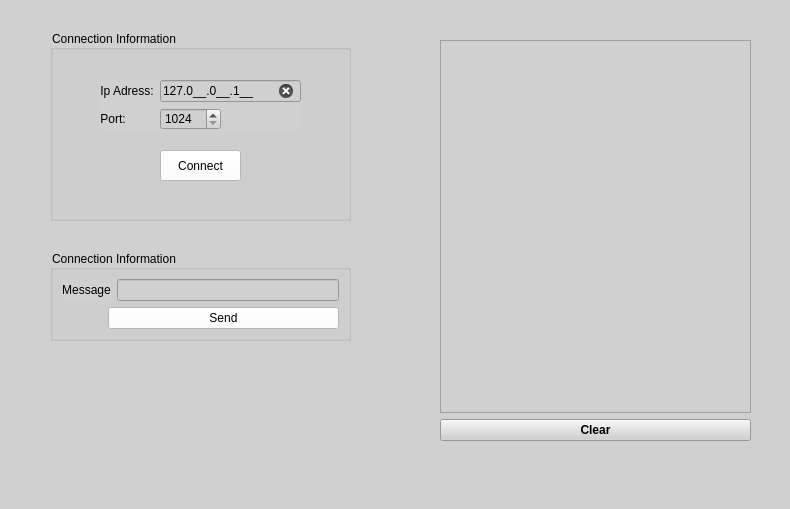
<?xml version="1.0" encoding="UTF-8"?>
<ui version="4.0">
 <class>ClientSideMainWindow</class>
 <widget class="QMainWindow" name="ClientSideMainWindow">
  <property name="geometry">
   <rect>
    <x>0</x>
    <y>0</y>
    <width>790</width>
    <height>509</height>
   </rect>
  </property>
  <property name="windowTitle">
   <string>Client</string>
  </property>
  <property name="windowIcon">
   <iconset resource="qrc.qrc">
    <normaloff>:/icons/client.jpg</normaloff>:/icons/client.jpg</iconset>
  </property>
  <property name="autoFillBackground">
   <bool>false</bool>
  </property>
  <property name="styleSheet">
   <string notr="true">background-color: rgb(208, 208, 208);</string>
  </property>
  <widget class="QWidget" name="centralwidget">
   <widget class="QGroupBox" name="groupBox">
    <property name="geometry">
     <rect>
      <x>50</x>
      <y>30</y>
      <width>301</width>
      <height>191</height>
     </rect>
    </property>
    <property name="title">
     <string>Connection Information</string>
    </property>
    <widget class="QWidget" name="formLayoutWidget">
     <property name="geometry">
      <rect>
       <x>50</x>
       <y>50</y>
       <width>201</width>
       <height>51</height>
      </rect>
     </property>
     <layout class="QFormLayout" name="formLayout">
      <item row="0" column="0">
       <widget class="QLabel" name="label">
        <property name="font">
         <font>
          <bold>false</bold>
          <underline>false</underline>
         </font>
        </property>
        <property name="styleSheet">
         <string notr="true">color: rgb(0, 0, 0);</string>
        </property>
        <property name="text">
         <string>Ip Adress:</string>
        </property>
        <property name="alignment">
         <set>Qt::AlignmentFlag::AlignCenter</set>
        </property>
       </widget>
      </item>
      <item row="0" column="1">
       <widget class="QLineEdit" name="InIpAdr">
        <property name="styleSheet">
         <string notr="true">#InIpAdr[state=&quot;0&quot;]{
	background-color: rgb(228, 110, 109);
}


#InIpAdr[state=&quot;1&quot;]{
	background-color:rgb(164, 198, 134);
}</string>
        </property>
        <property name="inputMask">
         <string>000.000.000.000;_</string>
        </property>
        <property name="text">
         <string>127.0.0.1</string>
        </property>
        <property name="clearButtonEnabled">
         <bool>true</bool>
        </property>
        <property name="state" stdset="0">
         <string/>
        </property>
       </widget>
      </item>
      <item row="1" column="0">
       <widget class="QLabel" name="label_2">
        <property name="font">
         <font>
          <bold>false</bold>
          <underline>false</underline>
         </font>
        </property>
        <property name="styleSheet">
         <string notr="true">color: rgb(0, 0, 0);</string>
        </property>
        <property name="text">
         <string>Port:</string>
        </property>
        <property name="alignment">
         <set>Qt::AlignmentFlag::AlignCenter</set>
        </property>
       </widget>
      </item>
      <item row="1" column="1">
       <layout class="QFormLayout" name="formLayout_2">
        <item row="0" column="0">
         <widget class="QSpinBox" name="SpinPort">
          <property name="styleSheet">
           <string notr="true">color: rgb(0, 0, 0);</string>
          </property>
          <property name="minimum">
           <number>1024</number>
          </property>
          <property name="maximum">
           <number>65535</number>
          </property>
         </widget>
        </item>
        <item row="0" column="1">
         <spacer name="horizontalSpacer">
          <property name="orientation">
           <enum>Qt::Orientation::Horizontal</enum>
          </property>
          <property name="sizeHint" stdset="0">
           <size>
            <width>40</width>
            <height>20</height>
           </size>
          </property>
         </spacer>
        </item>
       </layout>
      </item>
     </layout>
    </widget>
    <widget class="QPushButton" name="BtnConnect">
     <property name="geometry">
      <rect>
       <x>110</x>
       <y>120</y>
       <width>81</width>
       <height>31</height>
      </rect>
     </property>
     <property name="styleSheet">
      <string notr="true">color: rgb(0, 0, 0);
background-color: rgb(255, 255, 255);</string>
     </property>
     <property name="text">
      <string>Connect</string>
     </property>
    </widget>
   </widget>
   <widget class="QGroupBox" name="grpBoxsend">
    <property name="geometry">
     <rect>
      <x>50</x>
      <y>250</y>
      <width>301</width>
      <height>91</height>
     </rect>
    </property>
    <property name="title">
     <string>Connection Information</string>
    </property>
    <layout class="QFormLayout" name="formLayout_4">
     <item row="0" column="0" colspan="2">
      <layout class="QFormLayout" name="formLayout_3">
       <item row="0" column="0">
        <widget class="QLabel" name="label_3">
         <property name="font">
          <font>
           <bold>false</bold>
           <underline>false</underline>
          </font>
         </property>
         <property name="styleSheet">
          <string notr="true">color: rgb(0, 0, 0);</string>
         </property>
         <property name="text">
          <string>Message</string>
         </property>
         <property name="alignment">
          <set>Qt::AlignmentFlag::AlignCenter</set>
         </property>
        </widget>
       </item>
       <item row="0" column="1">
        <widget class="QLineEdit" name="msgInput">
         <property name="styleSheet">
          <string notr="true">#InIpAdr[state=&quot;0&quot;]{
	background-color: rgb(228, 110, 109);
}


#InIpAdr[state=&quot;1&quot;]{
	background-color:rgb(164, 198, 134);
}</string>
         </property>
         <property name="inputMask">
          <string/>
         </property>
         <property name="text">
          <string/>
         </property>
         <property name="clearButtonEnabled">
          <bool>true</bool>
         </property>
         <property name="state" stdset="0">
          <string/>
         </property>
        </widget>
       </item>
      </layout>
     </item>
     <item row="2" column="1">
      <widget class="QPushButton" name="sendBtn">
       <property name="styleSheet">
        <string notr="true">color: rgb(0, 0, 0);
background-color: rgb(255, 255, 255);</string>
       </property>
       <property name="text">
        <string>Send</string>
       </property>
      </widget>
     </item>
     <item row="2" column="0">
      <spacer name="horizontalSpacer_2">
       <property name="orientation">
        <enum>Qt::Orientation::Horizontal</enum>
       </property>
       <property name="sizeHint" stdset="0">
        <size>
         <width>40</width>
         <height>20</height>
        </size>
       </property>
      </spacer>
     </item>
    </layout>
   </widget>
   <widget class="QWidget" name="">
    <property name="geometry">
     <rect>
      <x>440</x>
      <y>40</y>
      <width>311</width>
      <height>401</height>
     </rect>
    </property>
    <layout class="QVBoxLayout" name="verticalLayout">
     <item>
      <widget class="QListWidget" name="ListConsole"/>
     </item>
     <item>
      <widget class="QPushButton" name="pushButton">
       <property name="font">
        <font>
         <bold>true</bold>
        </font>
       </property>
       <property name="styleSheet">
        <string notr="true">color: rgb(0, 0, 0);</string>
       </property>
       <property name="text">
        <string>Clear</string>
       </property>
      </widget>
     </item>
    </layout>
   </widget>
  </widget>
  <widget class="QMenuBar" name="menubar">
   <property name="geometry">
    <rect>
     <x>0</x>
     <y>0</y>
     <width>790</width>
     <height>17</height>
    </rect>
   </property>
  </widget>
  <widget class="QStatusBar" name="statusbar"/>
 </widget>
 <resources>
  <include location="qrc.qrc"/>
 </resources>
 <connections/>
</ui>
